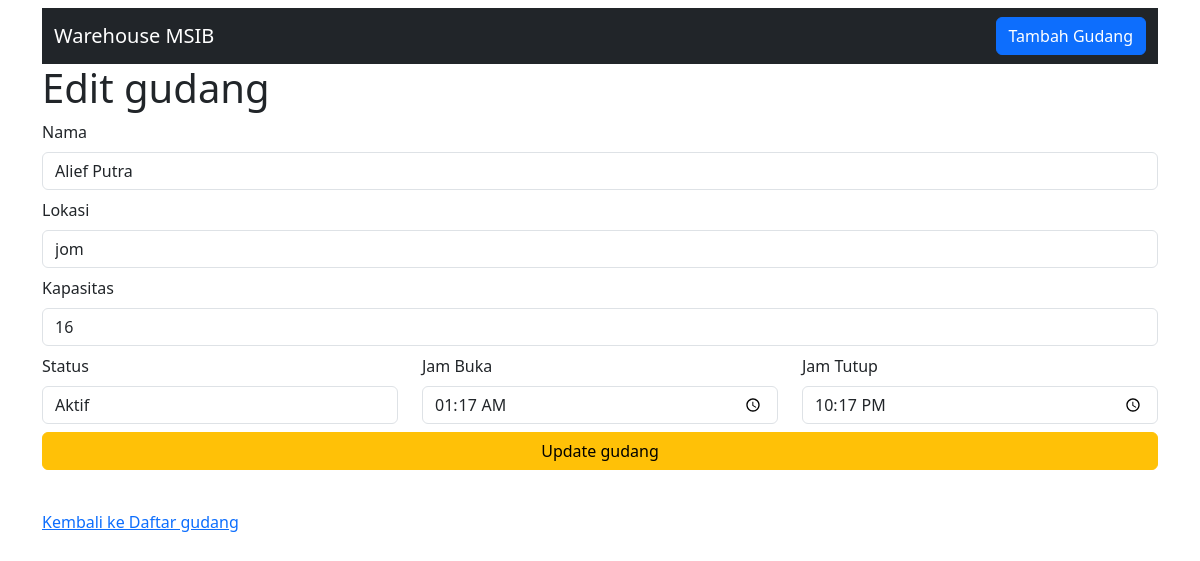
Screenshot of /view-edit.php?id=3 with the database file from the repository.
### tables this page shows
CREATE TABLE `gudang` (
  `id` int(11) NOT NULL,
  `name` varchar(255) NOT NULL,
  `location` varchar(255) NOT NULL,
  `capacity` int(11) NOT NULL,
  `status` enum('aktif','tidak_aktif') DEFAULT 'aktif',
  `opening_hour` time DEFAULT NULL,
  `closing_hour` time DEFAULT NULL
);

### gudang.php (called while the page is built, shortened)
<?php
class gudang{
    private $conn;
    private $table_name = "gudang";
    public function __construct($db){
        $this->conn = $db;
    }
    public function show($id){
        $stmt = $this->conn->prepare("SELECT id, name, location, capacity, status, opening_hour, closing_hour FROM ". $this->table_name ." WHERE id=:id");
        $stmt->bindParam(":id", $id);
        $stmt->execute();
        return $stmt;
    }
}
?>

### view-edit.php (the view, shortened to what this page needs)
<?php
require_once 'database.php';
require_once 'gudang.php';
$database = new Database();
$db = $database->getConnection();
$gudang = new gudang($db);
$gudang->id = isset($_GET['id']) ? $_GET['id'] : die('ERROR: Missing ID.');
if ($_SERVER['REQUEST_METHOD'] == 'POST') {
    $gudang->name = $_POST['name'];
    $gudang->location = $_POST['location'];
    $gudang->capacity = $_POST['capacity'];
    $gudang->status = $_POST['status'];
    $gudang->opening_hour = $_POST['opening_hour'];
    $gudang->closing_hour = $_POST['closing_hour'];
    if ($gudang->update()) {
        header("Location: index.php");
        exit;
    } else {
        echo "Gagal mengupdate gudang.";
    }
} else {
    $stmt = $gudang->show($gudang->id);
    $data = $stmt->fetch(PDO::FETCH_ASSOC);
    $gudang->name = $data['name'];
    $gudang->location = $data['location'];
    $gudang->capacity = $data['capacity'];
    $gudang->status = $data['status'];
    $gudang->opening_hour = $data['opening_hour'];
    $gudang->closing_hour = $data['closing_hour'];
}
?>
<h1>Edit gudang</h1>
<form action="view-edit.php?id=<?php echo $gudang->id; ?>" method="POST">
    <div class="mb-2">
        <label for="name" class="form-label">Nama</label>
        <input type="text" class="form-control" id="name" name="name" value="<?php echo $gudang->name; ?>" required>
    </div>
    <div class="mb-2">
        <label for="location" class="form-label">Lokasi</label>
        <input type="text" class="form-control" id="location" name="location" value="<?php echo $gudang->location; ?>" required>
    </div>
    <div class="mb-2">
        <label for="capacity" class="form-label">Kapasitas</label>
        <input type="number" class="form-control" id="capacity" name="capacity" value="<?php echo $gudang->capacity; ?>" required>
    </div>
    <div class="row mb-2">
        <div class="col-md-4">
            <label for="status" class="form-label">Status</label>
            <select id="status" name="status" class="form-control" required>
                <option value="aktif" <?php echo ($gudang->status == 'Aktif') ? 'selected' : ''; ?>>Aktif</option>
            </select>
        </div>
        <div class="col-md-4">
            <label for="opening_hour" class="form-label">Jam Buka</label>
            <input type="time" class="form-control" id="opening_hour" name="opening_hour" value="<?php echo $gudang->opening_hour; ?>" required>
        </div>
        <div class="col-md-4">
            <label for="closing_hour" class="form-label">Jam Tutup</label>
            <input type="time" class="form-control" id="closing_hour" name="closing_hour" value="<?php echo $gudang->closing_hour; ?>" required>
        </div>
    </div>
    <input type="submit" class="btn btn-warning w-100" value="Update gudang">
</form>
<br>
<a href="index.php">Kembali ke Daftar gudang</a>
<?php
include 'view.php';
?>

### rows the page displays
gudang: name "Alief Putra", location "jom", capacity "16", opening_hour "01:17:00", closing_hour "22:17:00"
